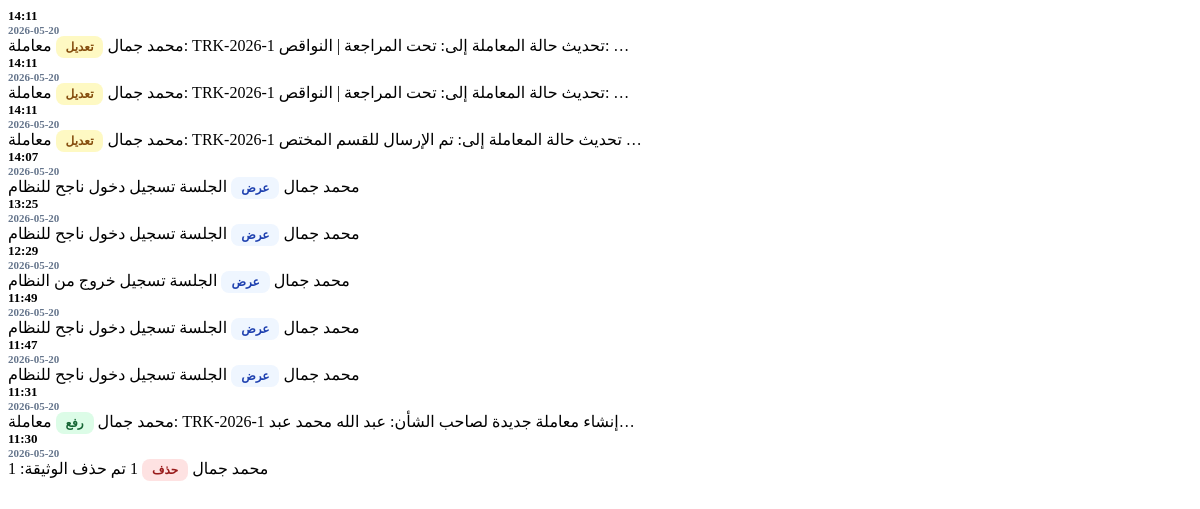
/dashboard/activities-partial/ (signed in), run on an earlier commit of the app's database.
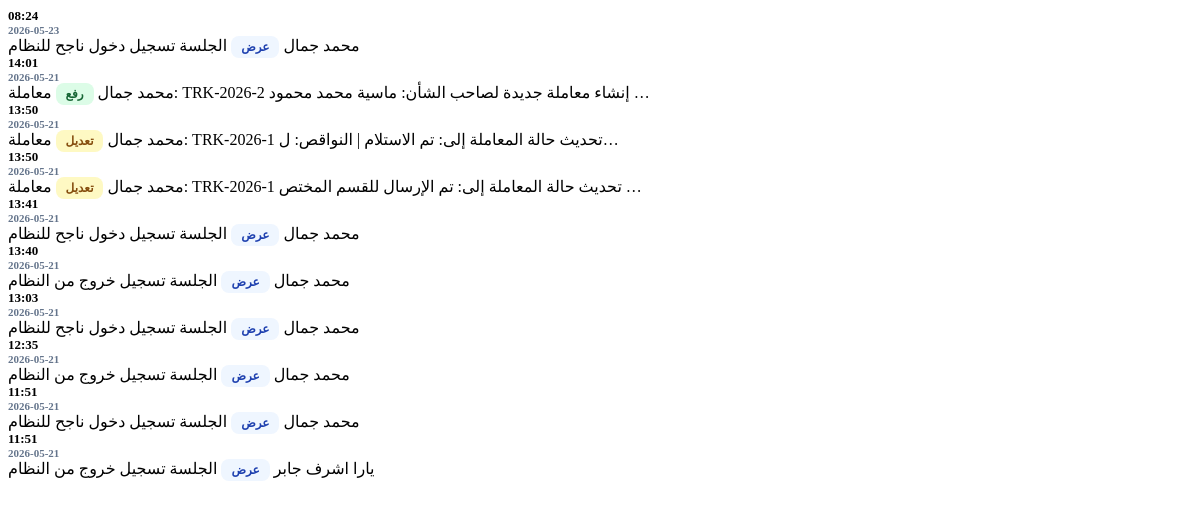
And on a later commit of the database.
### eams/models.py (models this page shows, shortened)
class AuditLog(models.Model):
    ACTION_CHOICES = (
        ('upload', 'رفع'),
        ('edit', 'تعديل'),
        ('delete', 'حذف'),
        ('view', 'عرض'),
    )
    user = models.ForeignKey(User, on_delete=models.SET_NULL, null=True, verbose_name="المستخدم")
    action = models.CharField(max_length=20, choices=ACTION_CHOICES, verbose_name="العملية")
    document_title = models.CharField(max_length=255, verbose_name="عنوان الوثيقة")
    timestamp = models.DateTimeField(auto_now_add=True, verbose_name="الوقت")
    details = models.TextField(blank=True, null=True, verbose_name="التفاصيل")
    @property
    def user_full_name(self):
        if self.user:
            if hasattr(self.user, 'profile') and self.user.profile.full_name:
                return self.user.profile.full_name
            return self.user.username
        return "النظام"
    @property
    def display_document_title(self):
        import re
        if self.document_title:
            return re.sub(r'TRK-(\d{4})-0*(\d+)', r'TRK-\1-\2', self.document_title)
        return self.document_title
    @property
    def display_details(self):
        import re
        if self.details:
            return re.sub(r'TRK-(\d{4})-0*(\d+)', r'TRK-\1-\2', self.details)
        return self.details

class Profile(models.Model):
    ROLE_CHOICES = (
        ('admin', 'مدير نظام'),
        ('employee', 'موظف'),
        ('viewer', 'مشاهد'),
    )
    user = models.OneToOneField(User, on_delete=models.CASCADE, related_name='profile')
    full_name = models.CharField(max_length=255, blank=True, null=True, verbose_name="الاسم بالكامل")
    job_title = models.CharField(max_length=255, blank=True, null=True, verbose_name="الوظيفة")
    department = models.CharField(max_length=255, blank=True, null=True, verbose_name="القسم")
    raw_password = models.CharField(max_length=255, blank=True, null=True, verbose_name="كلمة المرور الحالية (للمدير)")
    access_incoming = models.BooleanField(default=True, verbose_name="الأرشيف الوارد")
    access_outgoing = models.BooleanField(default=True, verbose_name="الأرشيف الصادر")
    access_internal = models.BooleanField(default=True, verbose_name="البريد الداخلي")
    access_reports = models.BooleanField(default=False, verbose_name="التقارير الإحصائية")
    access_categories = models.BooleanField(default=False, verbose_name="إدارة الأقسام")
    access_audit = models.BooleanField(default=False, verbose_name="سجل التحركات")
    access_users = models.BooleanField(default=False, verbose_name="إدارة المستخدمين")

### eams/views.py (the view)
# urls.py: path('dashboard/activities-partial/', views.dashboard_activities_partial, name='dashboard_activities_partial'),
@login_required
def dashboard_activities_partial(request):
    activities = AuditLog.objects.order_by('-timestamp')[:10]
    return render(request, 'eams/partials/activities.html', {'activities': activities})

### templates/eams/partials/activities.html
{% for log in activities %}
<tr style="border-bottom: 1px solid #f1f5f9;">
    <td style="padding: 15px 20px;">
        <div style="font-weight: 900; color: #000; font-size: 13px;">{{ log.timestamp|date:"H:i" }}</div>
        <div style="font-size: 11px; color: #64748b; font-weight: 700;">{{ log.timestamp|date:"Y-m-d" }}</div>
    </td>
    <td style="padding: 15px 20px; font-weight: 800; font-size: 14px; color: #000;">{{ log.user_full_name }}</td>
    <td style="padding: 15px 20px;">
        {% if log.action == 'upload' %}
        <span style="background: #dcfce7; color: #166534; padding: 4px 10px; border-radius: 8px; font-size: 12px; font-weight: 900;">{{ log.get_action_display }}</span>
        {% elif log.action == 'delete' %}
        <span style="background: #fee2e2; color: #991b1b; padding: 4px 10px; border-radius: 8px; font-size: 12px; font-weight: 900;">{{ log.get_action_display }}</span>
        {% elif log.action == 'edit' %}
        <span style="background: #fef9c3; color: #854d0e; padding: 4px 10px; border-radius: 8px; font-size: 12px; font-weight: 900;">{{ log.get_action_display }}</span>
        {% else %}
        <span style="background: #eff6ff; color: #1e40af; padding: 4px 10px; border-radius: 8px; font-size: 12px; font-weight: 900;">{{ log.get_action_display }}</span>
        {% endif %}
    </td>
    <td style="padding: 15px 20px; font-weight: 700; font-size: 13px;">{{ log.display_document_title|default:"---" }}</td>
    <td style="padding: 15px 20px; font-size: 12px; color: #64748b; font-weight: 700;">{{ log.display_details|truncatechars:50 }}</td>
</tr>
{% empty %}
<tr>
    <td colspan="5" style="text-align: center; padding: 30px; color: #64748b; font-weight: 800;">لا يوجد نشاط مسجل</td>
</tr>
{% endfor %}

What changed in the data, as far as the page shows it:
no longer on this page (row unchanged): AuditLog: timestamp "14:11", timestamp "2026-05-20", user_full_name "محمد جمال", action "تعديل", display_document_title "معاملة: TRK-2026-1", display_details "تحديث حالة المعاملة إلى: تحت المراجعة | النواقص: …"
no longer on this page (row unchanged): AuditLog: timestamp "14:11", timestamp "2026-05-20", user_full_name "محمد جمال", action "تعديل", display_document_title "معاملة: TRK-2026-1", display_details "تحديث حالة المعاملة إلى: تحت المراجعة | النواقص: …"
no longer on this page (row unchanged): AuditLog: timestamp "14:11", timestamp "2026-05-20", user_full_name "محمد جمال", action "تعديل", display_document_title "معاملة: TRK-2026-1", display_details "تحديث حالة المعاملة إلى: تم الإرسال للقسم المختص …"
no longer on this page (row unchanged): AuditLog: timestamp "14:07", timestamp "2026-05-20", user_full_name "محمد جمال", action "عرض", display_document_title "الجلسة", display_details "تسجيل دخول ناجح للنظام"
no longer on this page (row unchanged): AuditLog: timestamp "13:25", timestamp "2026-05-20", user_full_name "محمد جمال", action "عرض", display_document_title "الجلسة", display_details "تسجيل دخول ناجح للنظام"
no longer on this page (row unchanged): AuditLog: timestamp "12:29", timestamp "2026-05-20", user_full_name "محمد جمال", action "عرض", display_document_title "الجلسة", display_details "تسجيل خروج من النظام"
no longer on this page (row unchanged): AuditLog: timestamp "11:49", timestamp "2026-05-20", user_full_name "محمد جمال", action "عرض", display_document_title "الجلسة", display_details "تسجيل دخول ناجح للنظام"
no longer on this page (row unchanged): AuditLog: timestamp "11:47", timestamp "2026-05-20", user_full_name "محمد جمال", action "عرض", display_document_title "الجلسة", display_details "تسجيل دخول ناجح للنظام"
no longer on this page (row unchanged): AuditLog: timestamp "11:31", timestamp "2026-05-20", user_full_name "محمد جمال", action "رفع", display_document_title "معاملة: TRK-2026-1", display_details "إنشاء معاملة جديدة لصاحب الشأن: عبد الله محمد عبد…"
no longer on this page (row unchanged): AuditLog: timestamp "11:30", timestamp "2026-05-20", user_full_name "محمد جمال", action "حذف", display_document_title "1", display_details "تم حذف الوثيقة: 1"
added AuditLog: timestamp "08:24", timestamp "2026-05-23", user_full_name "محمد جمال", action "عرض", display_document_title "الجلسة", display_details "تسجيل دخول ناجح للنظام"
added AuditLog: timestamp "14:01", timestamp "2026-05-21", user_full_name "محمد جمال", action "رفع", display_document_title "معاملة: TRK-2026-2", display_details "إنشاء معاملة جديدة لصاحب الشأن: ماسية محمد محمود …"
added AuditLog: timestamp "13:50", timestamp "2026-05-21", user_full_name "محمد جمال", action "تعديل", display_document_title "معاملة: TRK-2026-1", display_details "تحديث حالة المعاملة إلى: تم الاستلام | النواقص: ل…"
added AuditLog: timestamp "13:50", timestamp "2026-05-21", user_full_name "محمد جمال", action "تعديل", display_document_title "معاملة: TRK-2026-1", display_details "تحديث حالة المعاملة إلى: تم الإرسال للقسم المختص …"
added AuditLog: timestamp "13:41", timestamp "2026-05-21", user_full_name "محمد جمال", action "عرض", display_document_title "الجلسة", display_details "تسجيل دخول ناجح للنظام"
added AuditLog: timestamp "13:40", timestamp "2026-05-21", user_full_name "محمد جمال", action "عرض", display_document_title "الجلسة", display_details "تسجيل خروج من النظام"
added AuditLog: timestamp "13:03", timestamp "2026-05-21", user_full_name "محمد جمال", action "عرض", display_document_title "الجلسة", display_details "تسجيل دخول ناجح للنظام"
added AuditLog: timestamp "12:35", timestamp "2026-05-21", user_full_name "محمد جمال", action "عرض", display_document_title "الجلسة", display_details "تسجيل خروج من النظام"
added AuditLog: timestamp "11:51", timestamp "2026-05-21", user_full_name "محمد جمال", action "عرض", display_document_title "الجلسة", display_details "تسجيل دخول ناجح للنظام"
added AuditLog: timestamp "11:51", timestamp "2026-05-21", user_full_name "يارا اشرف جابر", action "عرض", display_document_title "الجلسة", display_details "تسجيل خروج من النظام"
